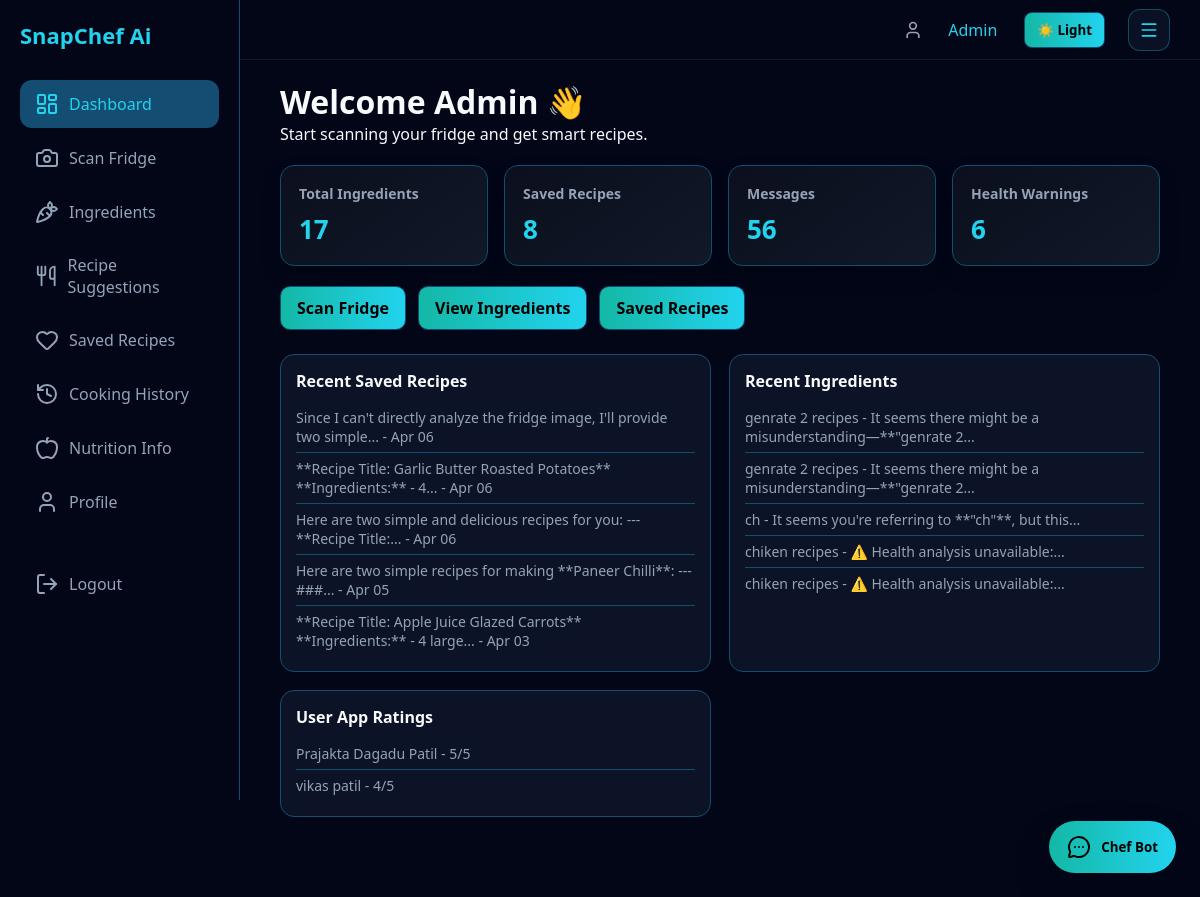
The page /dashboard (signed in) on the database its author committed.
### app.py (models this page shows, shortened)
class User(db.Model):
    id = db.Column(db.Integer, primary_key=True)
    username = db.Column(db.String(80), unique=True, nullable=False, index=True)
    full_name = db.Column(db.String(120), nullable=True)
    email = db.Column(db.String(120), unique=True, nullable=True)
    password = db.Column(db.String(255), nullable=False)
    dietary_preference = db.Column(db.String(100), nullable=True)  # veg/vegan/etc.
    allergies = db.Column(db.Text, nullable=True)  # comma-separated or text
    two_factor_enabled = db.Column(db.Boolean, default=False)
    app_rating = db.Column(db.Integer, nullable=True)
    created_at = db.Column(db.DateTime, default=datetime.utcnow)
    messages = db.relationship("Message", backref="user", lazy=True, cascade="all, delete-orphan")

class SavedRecipe(db.Model):
    id = db.Column(db.Integer, primary_key=True)
    user_id = db.Column(db.Integer, db.ForeignKey("user.id"), nullable=False)
    recipe_text = db.Column(db.Text, nullable=False)
    liked = db.Column(db.Boolean, default=False)
    created_at = db.Column(db.DateTime, default=datetime.utcnow)

class Ingredient(db.Model):
    id = db.Column(db.Integer, primary_key=True)
    user_id = db.Column(db.Integer, db.ForeignKey("user.id"), nullable=False)
    name = db.Column(db.String(150), nullable=False)
    created_at = db.Column(db.DateTime, default=datetime.utcnow)
    health_analysis = db.Column(db.Text, nullable=True)  # Store health info

### app.py (the view)
@app.route("/dashboard")
def dashboard():
    if "user" not in session:
        return redirect("/login")
    user_id = session.get("user_id")
    if not user_id:
        user_obj = User.query.filter_by(username=session["user"]).first()
        if not user_obj:
            return redirect("/login")
        user_id = user_obj.id
        session["user_id"] = user_id
    recipe_count = SavedRecipe.query.filter_by(user_id=user_id).count()
    ingredient_count = Ingredient.query.filter_by(user_id=user_id).count()
    message_count = Message.query.filter_by(user_id=user_id).count()
    recent_recipes = SavedRecipe.query.filter_by(user_id=user_id).order_by(SavedRecipe.created_at.desc()).limit(5).all()
    recent_ingredients = Ingredient.query.filter_by(user_id=user_id).order_by(Ingredient.created_at.desc()).limit(5).all()
    recent_ratings = (
        User.query.filter(User.app_rating.isnot(None))
        .order_by(User.app_rating.desc(), User.username.asc())
        .limit(10)
        .all()
    )
    warnings = Ingredient.query.filter(Ingredient.user_id == user_id, Ingredient.health_analysis.ilike("%bad%") | Ingredient.health_analysis.ilike("%caution%") | Ingredient.health_analysis.ilike("%limit%") ).count()
    return render_template(
        "dashboard.html",
        user=session["user"],
        recipe_count=recipe_count,
        ingredient_count=ingredient_count,
        message_count=message_count,
        recent_recipes=recent_recipes,
        recent_ingredients=recent_ingredients,
        recent_ratings=recent_ratings,
        warnings=warnings,
    )

### app.py (called while the page is built)
@app.before_request
def before_request_schema_check():
    if not hasattr(g, "schema_checked"):
        try:
            ensure_schema()
            g.schema_checked = True
        except OperationalError as e:
            print(f"[ERROR] OperationalError during before_request schema check: {e}")
            db.session.rollback()
            db.drop_all()
            db.create_all()
            g.schema_checked = True

### templates/dashboard.html (shortened to what this page needs)
<!doctype html>
<html>
  <head>
    <link
      rel="stylesheet"
      href="{{ url_for('static', filename='style.css') }}"
    />
  </head>
  <body class="dashboard-body">
    <div class="sidebar">
      <div class="logo">SnapChef Ai</div>
      <a href="/dashboard" class="active">
        <i data-lucide="layout-dashboard"></i> Dashboard
      </a>
      <a href="/scan"> <i data-lucide="camera"></i> Scan Fridge </a>
      <a href="/ingredients"><i data-lucide="carrot"></i> Ingredients</a>
      <a href="/suggestions"
        ><i data-lucide="utensils"></i> Recipe Suggestions</a
      >
      <a href="/saved"><i data-lucide="heart"></i> Saved Recipes</a>
      <a href="/history"><i data-lucide="history"></i> Cooking History</a>
      <a href="/nutrition"><i data-lucide="apple"></i> Nutrition Info</a>
      <a href="/profile"><i data-lucide="user"></i> Profile</a>
      <br />
      <a href="/logout" class="logout">
        <i data-lucide="log-out"></i> Logout
      </a>
    </div>
    <div class="topbar">
      <div class="top-right">
        <i data-lucide="user" class="icon"></i>
        <span class="username">{{ user }}</span>
        <button id="theme-toggle" class="theme-toggle" type="button">
        </button>
        <button
          type="button"
          class="menu-toggle"
          aria-label="Open navigation menu"
          aria-expanded="false"
        >
          <i data-lucide="menu" class="icon menu-icon"></i>
        </button>
      </div>
    </div>
    <div class="main">
      <div class="welcome">
        <h1>Welcome {{ user }} 👋</h1>
        <p>Start scanning your fridge and get smart recipes.</p>
      </div>
      <div class="cards">
        <div class="card">
          <h3>Total Ingredients</h3>
          <p>{{ ingredient_count }}</p>
        </div>
        <div class="card">
          <h3>Saved Recipes</h3>
          <p>{{ recipe_count }}</p>
        </div>
        <div class="card">
          <h3>Messages</h3>
          <p>{{ message_count }}</p>
        </div>
        <div class="card">
          <h3>Health Warnings</h3>
          <p>{{ warnings }}</p>
        </div>
      </div>
      <div class="quick-actions">
        <a href="/scan" class="action-btn">Scan Fridge</a>
        <a href="/ingredients" class="action-btn">View Ingredients</a>
        <a href="/saved" class="action-btn">Saved Recipes</a>
      </div>
      <div class="recent-row">
        <div class="recent-block">
          <h3>Recent Saved Recipes</h3>
          {% if recent_recipes %}
          <ul>
            {% for recipe in recent_recipes %}
            <li>
              {{ recipe.recipe_text|truncate(80) }} - {{
              recipe.created_at.strftime('%b %d') }}
            </li>
            {% endfor %}
          </ul>
          {% else %}
          <p>No saved recipes yet.</p>
          {% endif %}
        </div>
        <div class="recent-block">
          <h3>Recent Ingredients</h3>
          {% if recent_ingredients %}
          <ul>
            {% for ingred in recent_ingredients %}
            <li>
              {{ ingred.name }} - {{ ingred.health_analysis|truncate(60) }}
            </li>
            {% endfor %}
          </ul>
          {% else %}
          <p>No ingredients yet.</p>
          {% endif %}
        </div>
        <div class="recent-block">
          <h3>User App Ratings</h3>
          {% if recent_ratings %}
          <ul>
            {% for rating_user in recent_ratings %}
            <li>
              {{ rating_user.full_name or rating_user.username }} - {{
              rating_user.app_rating }}/5
            </li>
            {% endfor %}
          </ul>
          {% else %}
          <p>No app ratings submitted yet.</p>
          {% endif %}
        </div>
      </div>
    </div>
    {% include "_chatbot.html" %}
  </body>
</html>

### static/style.css (style rules this page uses)
:root { --bg-color: #020617; --text-color: #f8fafc; --muted-color: #94a3b8; --accent-color: #22d3ee; --panel-bg: rgba(15, 23, 42, 0.8); --card-bg: linear-gradient(145deg, #0b0f1e, #111827); --card-border: #134e72; --sidebar-bg: #020617; --topbar-bg: #020617; --card-shadow: 0 10px 20px rgba(0,0,0,.2); --button-bg: linear-gradient(90deg, #14b8a6, #22d3ee); --button-color: #000; }
* { margin: 0; padding: 0; box-sizing: border-box; font-family: 'Segoe UI', sans-serif; }
body { background: var(--bg-color); color: var(--text-color); }
.dashboard-body { background: var(--bg-color); }
.sidebar { width: 240px; height: 100vh; position: fixed; left: 0; top: 0; background: var(--sidebar-bg); padding: 20px; border-right: 1px solid var(--card-border); z-index: 1100; }
.topbar { position: fixed; top: 0; left: 240px; right: 0; height: 60px; display: flex; justify-content: flex-end; align-items: center; padding: 0 30px; background: var(--topbar-bg); border-bottom: 1px solid var(--card-border); z-index: 1050; }
.theme-toggle { border: 1px solid var(--card-border); background: var(--button-bg); color: var(--button-color); padding: 8px 12px; margin-left: 12px; border-radius: 8px; cursor: pointer; font-weight: 600; }
.logo { font-size: 20px; font-weight: bold; color: var(--accent-color); margin-bottom: 30px; }
.sidebar a { display: block; color: var(--muted-color); padding: 12px 15px; margin: 6px 0; border-radius: 12px; text-decoration: none; transition: 0.3s; }
.sidebar a.active { background: var(--card-border); color: var(--accent-color); }
.logout { color: red; margin-top: 20px; }
.logo { font-size: 22px; font-weight: bold; color: #22d3ee; margin-bottom: 30px; }
.sidebar a { display: flex; align-items: center; gap: 10px; }
.main { margin-left: 240px; padding: 40px; }
.cards { display: grid; grid-template-columns: repeat(auto-fit, minmax(180px, 1fr)); gap: 16px; margin: 20px 0; }
.card { border-radius: 14px; background: var(--card-bg); border: 1px solid var(--card-border); padding: 18px; box-shadow: var(--card-shadow); }
.card h3 { font-size: 14px; color: var(--muted-color); margin-bottom: 8px; }
.card p { font-size: 26px; color: var(--accent-color); font-weight: bold; }
.quick-actions { display: flex; gap: 12px; flex-wrap: wrap; margin: 16px 0 24px; }
.action-btn { padding: 10px 16px; font-weight: 600; border-radius: 10px; border: 1px solid var(--card-border); background: var(--button-bg); text-decoration: none; color: var(--button-color); }
.recent-row { display: grid; grid-template-columns: 1fr 1fr; gap: 18px; margin-top: 24px; }
.recent-block { background: var(--panel-bg); border: 1px solid var(--card-border); border-radius: 14px; padding: 15px; }
.recent-block h3 { font-size: 16px; margin-bottom: 10px; color: var(--text-color); }
.recent-block ul { list-style: none; }
.recent-block li { padding: 6px 0; border-bottom: 1px solid var(--card-border); color: var(--muted-color); font-size: 14px; }
.recent-block li:last-child { border-bottom: none; }
.topbar { position: fixed; top: 0; left: 240px; right: 0; height: 60px; display: flex; justify-content: flex-end; align-items: center; padding: 0 30px; background: #020617; border-bottom: 1px solid #0f172a; z-index: 1000; }
.menu-toggle { display: inline-flex; align-items: center; justify-content: center; width: 42px; height: 42px; margin-left: 8px; padding: 0; border: 1px solid rgba(34, 211, 238, 0.3); border-radius: 12px; background: rgba(15, 23, 42, 0.72); color: #22d3ee; cursor: pointer; transition: background 0.2s ease, border-color 0.2s ease, transform 0.2s ease; }
.menu-icon, .menu-toggle svg { margin: 0; color: currentColor; pointer-events: none; }
.main { margin-left: 240px; padding: 80px 40px; }
.top-right { display: flex; align-items: center; gap: 15px; }
.username { color: #22d3ee; font-weight: 500; }
.icon { width: 20px; height: 20px; color: #22d3ee; cursor: pointer; }
.menu-icon { margin-left: 10px; }
.icon { color: #9ca3af; margin-right: 10px; }

### rows shown on the page
User: username "Admin", full_name "Prajakta Dagadu Patil", app_rating "5"
SavedRecipe: recipe_text "Since I can't directly analyze the fridge image, I'll provide two simple...", created_at "Apr 06"
SavedRecipe: recipe_text "**Recipe Title: Garlic Butter Roasted Potatoes** **Ingredients:** - 4...", created_at "Apr 06"
SavedRecipe: recipe_text "Here are two simple and delicious recipes for you: --- **Recipe Title:...", created_at "Apr 06"
SavedRecipe: recipe_text "Here are two simple recipes for making **Paneer Chilli**: --- ###...", created_at "Apr 05"
SavedRecipe: recipe_text "**Recipe Title: Apple Juice Glazed Carrots** **Ingredients:** - 4 large...", created_at "Apr 03"
Ingredient: name "genrate 2 recipes", health_analysis "It seems there might be a misunderstanding—**\"genrate 2..."
Ingredient: name "genrate 2 recipes", health_analysis "It seems there might be a misunderstanding—**\"genrate 2..."
Ingredient: name "ch", health_analysis "It seems you're referring to **\"ch\"**, but this..."
Ingredient: name "chiken recipes", health_analysis "⚠️ Health analysis unavailable:..."
Ingredient: name "chiken recipes", health_analysis "⚠️ Health analysis unavailable:..."
User: full_name "vikas patil", app_rating "4"

### other values the page prints
{{ ingredient_count }} "17"
{{ recipe_count }} "8"
{{ message_count }} "56"
{{ warnings }} "6"
